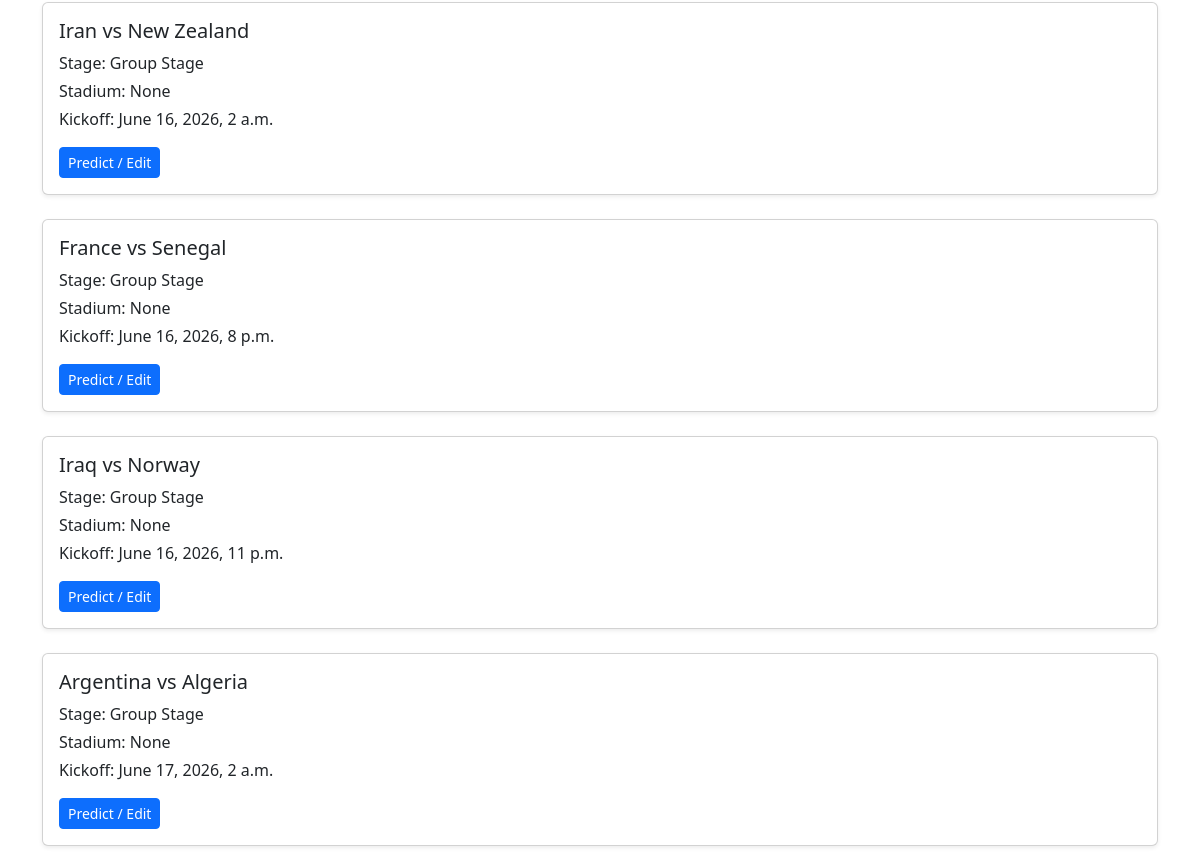
Page /fixtures/ (signed in, middle part) on the earlier database version.
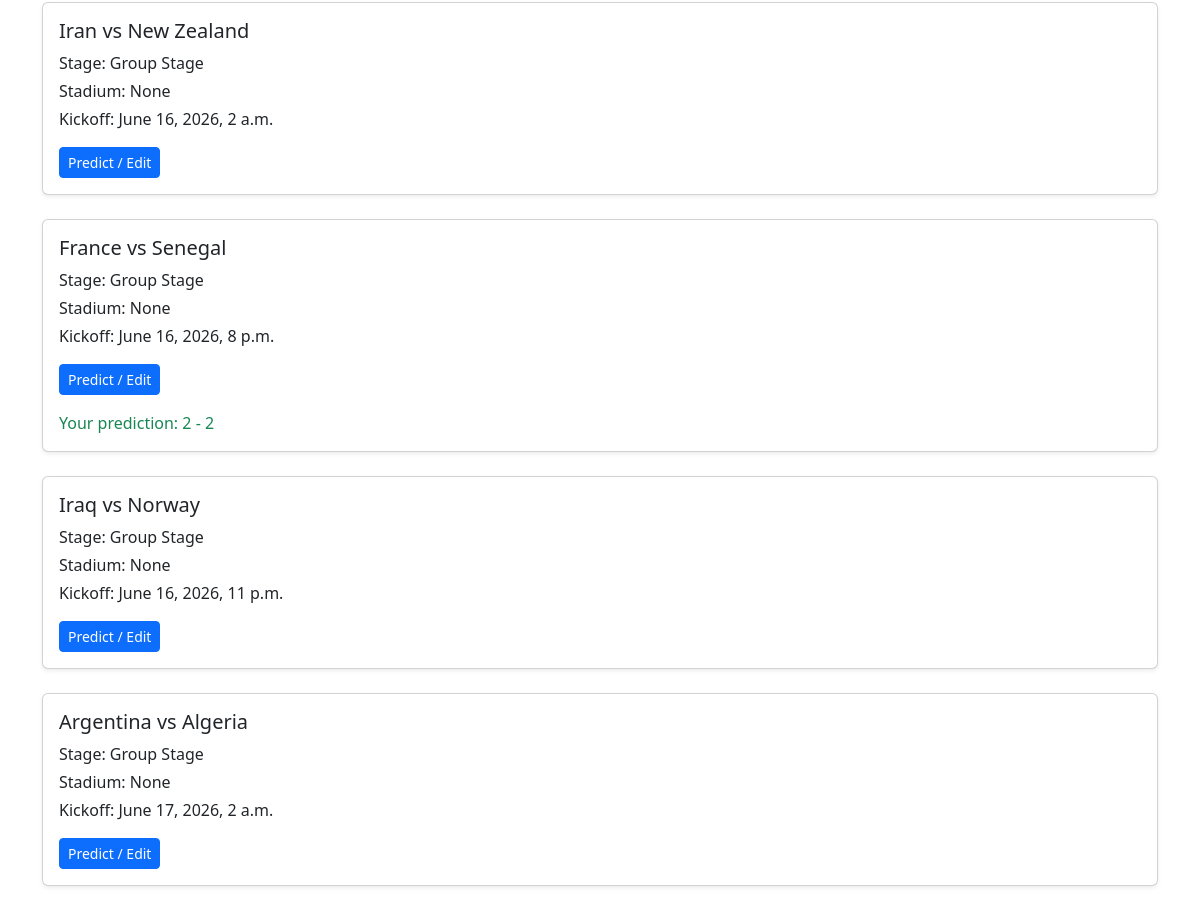
Same page on the later database version.
### predictor/models.py (models this page shows, shortened)
class Fixture(models.Model):
    STAGE_CHOICES = [
        ('Group Stage', 'Group Stage'),
        ('Round of 32', 'Round of 32'),
        ('Round of 16', 'Round of 16'),
        ('Quarterfinals', 'Quarterfinals'),
        ('Semifinals', 'Semifinals'),
        ('Final', 'Final'),
    ]
    home_team = models.ForeignKey(
        Team,
        on_delete=models.CASCADE,
        related_name='home_fixtures'
    )
    away_team = models.ForeignKey(
        Team,
        on_delete=models.CASCADE,
        related_name='away_fixtures'
    )
    stadium = models.ForeignKey(
        Stadium,
        on_delete=models.SET_NULL,
        related_name='fixtures',
        null=True,
        blank=True
    )
    stage = models.CharField(max_length=20, choices=STAGE_CHOICES)
    kickoff_time = models.DateTimeField()
    home_team_score = models.PositiveIntegerField(blank=True, null=True)
    away_team_score = models.PositiveIntegerField(blank=True, null=True)
    class Meta:
        ordering = ['kickoff_time']

class Team(models.Model):
    GROUP_CHOICES = [
        ('A', 'Group A'),
        ('B', 'Group B'),
        ('C', 'Group C'),
        ('D', 'Group D'),
        ('E', 'Group E'),
        ('F', 'Group F'),
        ('G', 'Group G'),
        ('H', 'Group H'),
        ('I', 'Group I'),
        ('J', 'Group J'),
        ('K', 'Group K'),
        ('L', 'Group L'),
    ]
    name = models.CharField(max_length=100)
    group = models.CharField(max_length=1, choices=GROUP_CHOICES)
    manager = models.CharField(max_length=100, blank=True, null=True)
    captain = models.CharField(max_length=100, blank=True, null=True)
    best_world_cup_finish = models.CharField(max_length=100, blank=True, null=True)
    best_world_cup_year = models.CharField(max_length=100,blank=True,null=True)
    def __str__(self):
        return self.name

class Prediction(models.Model):
    user = models.ForeignKey(
        User,
        on_delete=models.CASCADE,
        related_name='predictions'
    )
    fixture = models.ForeignKey(
        Fixture,
        on_delete=models.CASCADE,
        related_name='predictions'
    )
    predicted_home_score = models.PositiveIntegerField()
    predicted_away_score = models.PositiveIntegerField()
    points_awarded = models.IntegerField(default=0)
    created_at = models.DateTimeField(auto_now_add=True)
    class Meta:
        unique_together = ('user', 'fixture')
        ordering = ['fixture__kickoff_time']

### predictor/views.py (the view)
# urls.py: path("fixtures/", views.fixture_list, name="fixtures"),
def fixture_list(request, stage=None):
    stages = Fixture.STAGE_CHOICES
    if stage:
        fixtures = Fixture.objects.filter(stage=stage)
        selected_stage = stage
    else:
        fixtures = Fixture.objects.all()
        selected_stage = "all"
    if request.user.is_authenticated:
        predictions = Prediction.objects.filter(user=request.user)
    else:
        predictions = []
    context = {
        "fixtures": fixtures,
        "predictions": predictions,
        "stages": stages,
        "selected_stage": selected_stage,
    }
    return render(request, "predictor/fixture_list.html", context)

### predictor/models.py (called while the page is built)
    def __str__(self):
        return self.name

### predictor/templates/predictor/fixture_list.html (shortened to what this page needs)
{% extends "base.html" %} {% block title %}Fixtures | World Cup Hub 2026{% endblock %} {% block content %}
<section class="container py-5">
  <div class="row">
    {% for fixture in fixtures %}
    <div class="col-12 mb-4">
      <div class="card shadow-sm">
        <div class="card-body">
          <h2 class="h5">{{ fixture.home_team }} vs {{ fixture.away_team }}</h2>
          <p class="mb-1">Stage: {{ fixture.get_stage_display }}</p>
          <p class="mb-1">Stadium: {{ fixture.stadium }}</p>
          <p class="mb-0">Kickoff: {{ fixture.kickoff_time }}</p>
          <a href="{% url 'create_prediction' fixture.id %}" class="btn btn-primary btn-sm mt-3"> Predict / Edit </a>
          {% for prediction in predictions %} {% if prediction.fixture.id == fixture.id %}
          <p class="mt-3 mb-0 text-success">Your prediction: {{ prediction.predicted_home_score }} - {{ prediction.predicted_away_score }}</p>
          {% endif %} {% endfor %}
        </div>
      </div>
    </div>
    {% empty %}
    <p>No fixtures available.</p>
    {% endfor %}
  </div>
</section>
{% endblock %}

Differences in the rows shown:
added Prediction: predicted_home_score "2", predicted_away_score "2", shown under Fixture "June 16, 2026, 8 p.m."
